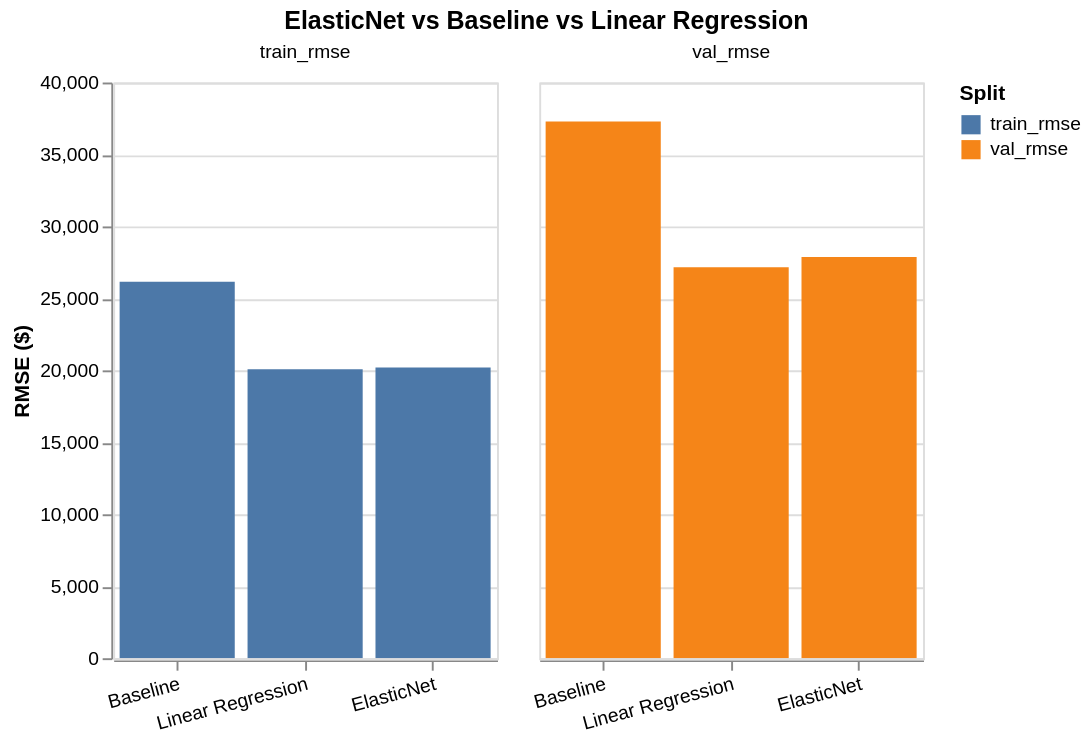

Notebook code for this chart:
### Code cell
results_df = pd.DataFrame([
    {"model": "Baseline", "train_rmse": 26155.62, "val_rmse": 37291.73},
    {"model": "Linear Regression", "train_rmse": 20071.20, "val_rmse": 27162.40},
    {"model": "ElasticNet", "train_rmse": round(train_rmse, 2), "val_rmse": round(val_rmse, 2)}
])

order = ["Baseline", "Linear Regression", "ElasticNet"]

alt.Chart(results_df.melt("model", var_name="split", value_name="rmse")).mark_bar().encode(
    alt.X("model:N", title="", sort=order, axis=alt.Axis(labelAngle=-15)),
    alt.Y("rmse:Q", title="RMSE ($)"),
    alt.Color("split:N", legend=alt.Legend(title="Split")),
    alt.Column("split:N", sort=order, title=""),
    tooltip=["model", "split", "rmse"]
).properties(
    title=alt.TitleParams("ElasticNet vs Baseline vs Linear Regression", anchor="middle"),
    width=200,
    height=300
).interactive()

### Figure 1 — Vega-Lite specification as saved in the notebook (floating-point values rounded to 4 significant figures)
{"config": {"view": {"continuousWidth": 300, "continuousHeight": 300}}, "data": {"name": "data-a08b7f045274dbdef44c0a392ae87a35"}, "mark": {"type": "bar"}, "encoding": {"color": {"field": "split", "legend": {"title": "Split"}, "type": "nominal"}, "column": {"field": "split", "sort": ["Baseline", "Linear Regression", "ElasticNet"], "title": "", "type": "nominal"}, "tooltip": [{"field": "model", "type": "nominal"}, {"field": "split", "type": "nominal"}, {"field": "rmse", "type": "quantitative"}], "x": {"axis": {"labelAngle": -15}, "field": "model", "sort": ["Baseline", "Linear Regression", "ElasticNet"], "title": "", "type": "nominal"}, "y": {"field": "rmse", "title": "RMSE ($)", "type": "quantitative"}}, "height": 300, "params": [{"name": "param_2", "select": {"type": "interval", "encodings": ["x", "y"]}, "bind": "scales"}], "title": {"text": "ElasticNet vs Baseline vs Linear Regression", "anchor": "middle"}, "width": 200, "$schema": "https://vega.github.io/schema/vega-lite/v5.20.1.json", "datasets": {"data-a08b7f045274dbdef44c0a392ae87a35": [{"model": "Baseline", "split": "train_rmse", "rmse": 26160.0}, {"model": "Linear Regression", "split": "train_rmse", "rmse": 20070.0}, {"model": "ElasticNet", "split": "train_rmse", "rmse": 20200.0}, {"model": "Baseline", "split": "val_rmse", "rmse": 37290.0}, {"model": "Linear Regression", "split": "val_rmse", "rmse": 27160.0}, {"model": "ElasticNet", "split": "val_rmse", "rmse": 27870.0}]}}
